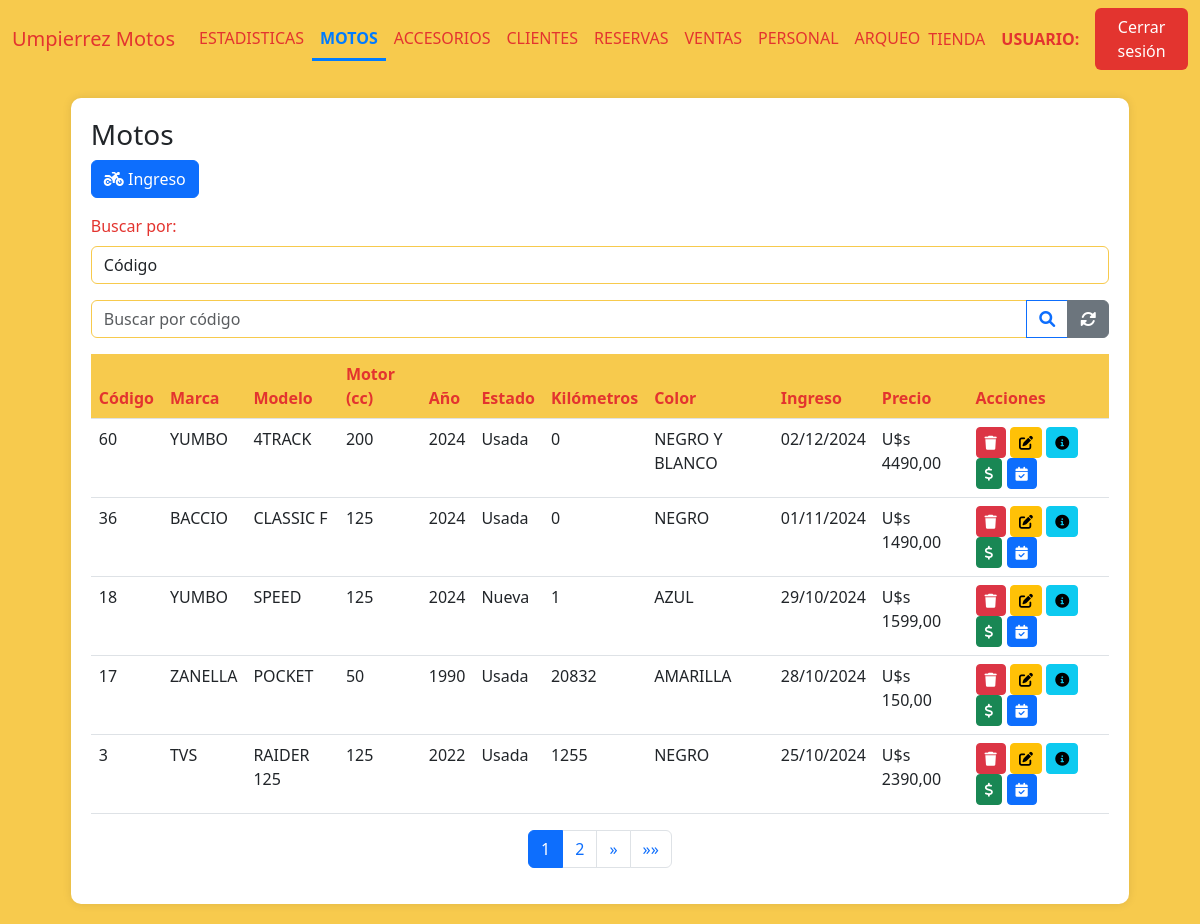
The page /motos (signed in) on the database as committed earlier.
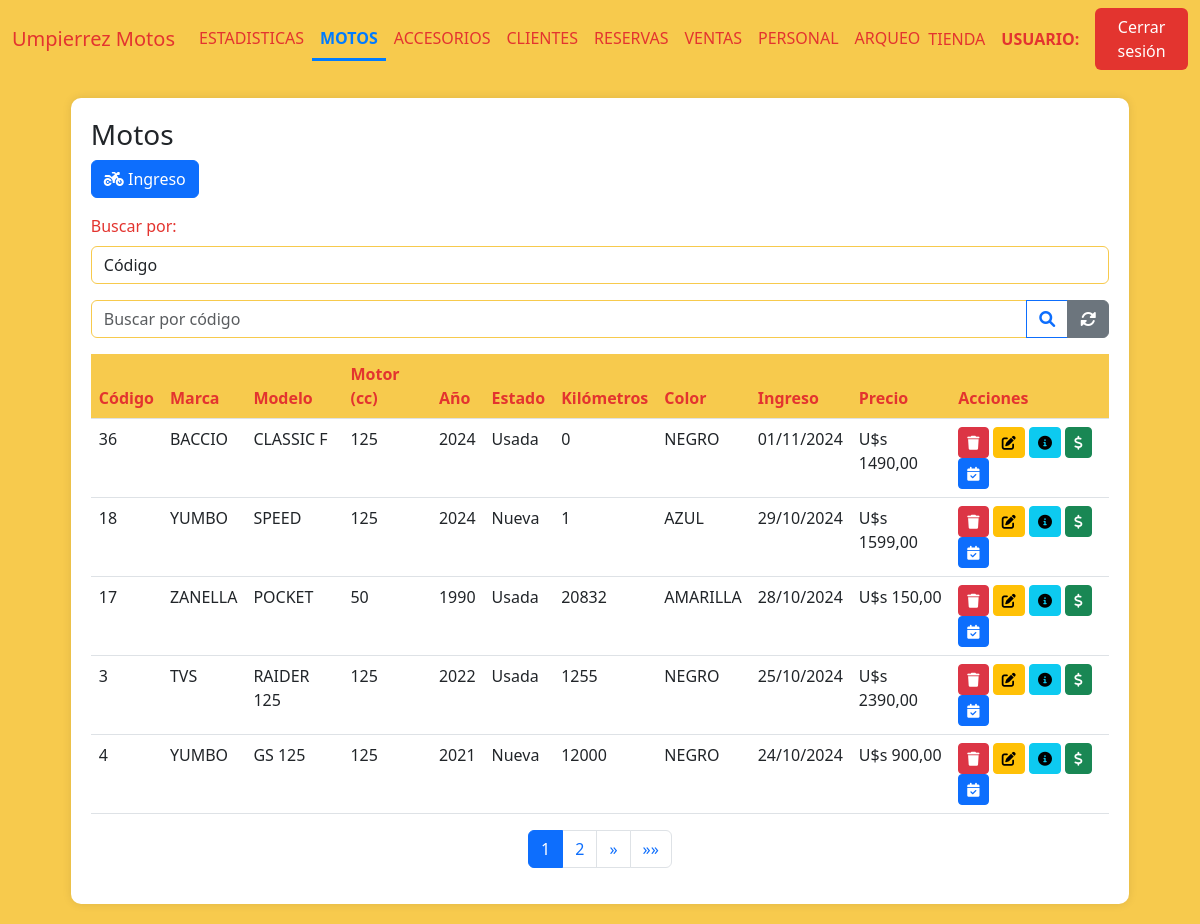
The same page on the database as committed later.
### AppUM/models.py (models this page shows)
class Moto(models.Model):
    marca = models.CharField(max_length=20)
    modelo = models.CharField(max_length=20)
    anio = models.IntegerField()
    motor = models.IntegerField()
    estado = models.CharField(max_length=10)
    kilometros = models.IntegerField()
    precio = models.DecimalField(max_digits=10, decimal_places=2)
    color = models.CharField(max_length=20)
    num_motor = models.CharField(max_length=40, unique=True)
    num_chasis = models.CharField(max_length=40, unique=True)
    num_cilindros = models.IntegerField(default=1)
    cantidad_pasajeros = models.IntegerField(default=2)
    foto = models.ImageField(null=True, blank=True, upload_to="motos/fotos/")
    pertenece_tienda = models.BooleanField()
    pertenece_taller = models.BooleanField()
    identificacion_pdf = models.FileField(upload_to='motos/pdfs/', null=True, blank=True)
    observaciones = models.TextField(null=True, blank=True)
    fecha_ingreso = models.DateTimeField(auto_now_add=True)
    moneda_precio = models.CharField(max_length=10,default=True,null=True)
    tipo = models.CharField(max_length=20,blank=True)

### AppUM/decorators.py (the view)
    def _wrapped_view(request, *args, **kwargs):
        user = request.user
        if user.is_authenticated:
            usuario_consulta = Personal.objects.filter(usuario=user.username).first()
            if usuario_consulta:
                if Administrativo.objects.filter(personal_ptr_id=usuario_consulta.id,activo=1).exists():
                    return view_func(request, *args, **kwargs)
                else:
                    raise PermissionDenied
            else:
                return view_func(request, *args, **kwargs)
        else:
            return redirect('Login')  # Redirigir al login si no está autenticado

### AppUM/functions.py (called while the page is built)
def funcion_paginas_varias(req,instancia_model):
    paginator = Paginator(instancia_model, 5)  # 5 motos por página
    page_number = req.GET.get('page')  # Obtiene el número de página desde la URL
    page_obj = paginator.get_page(page_number)
    return page_obj

### AppUM/views.py (called while the page is built)
@admin_required
def vista_inventario_motos(req):
    motos = Moto.objects.filter(pertenece_tienda=1).order_by('-fecha_ingreso')
    logo_um = Logos.objects.get(id=1)
    page_obj = funcion_paginas_varias(req,motos)
    return render(req,"perfil_administrativo/motos/motos.html",{'page_obj': page_obj,"motos":motos,"logo_um":logo_um.logo_UM.url if logo_um.logo_UM else None,"active_page": 'Motos'})

### AppUM/templates/perfil_administrativo/motos/motos.html (shortened to what the changed rows need)
{% extends "perfil_administrativo/padre_perfil_administrativo.html" %}
{% load static %}
{% block contenidoQueCambia %}
<link href="https://cdnjs.cloudflare.com/ajax/libs/font-awesome/6.0.0/css/all.min.css" rel="stylesheet">
<link href="https://cdn.jsdelivr.net/npm/bootstrap-icons@1.10.0/font/bootstrap-icons.css" rel="stylesheet">
<div class="table-container" id="inventarios">
    <table class="table">
        <thead>
            <tr>
                <th>Código</th>
                <th>Marca</th>
                <th>Modelo</th>
                <th>Motor (cc)</th>
                <th>Año</th>
                <th>Estado</th>
                <th>Kilómetros</th>
                <th>Color</th>
                <th>Ingreso</th>
                <th>Precio</th>
                <th>Acciones</th>
            </tr>
        </thead>
        <tbody>
            {% if page_obj %}
                {% for moto in page_obj %}
                <tr>
                    <td>{{ moto.id }}</td>
                    <td>{{ moto.marca }}</td>
                    <td>{{ moto.modelo }}</td>
                    <td>{{ moto.motor }}</td>
                    <td>{{ moto.anio }}</td>
                    <td>{{ moto.estado }}</td>
                    <td>{{ moto.kilometros }}</td>
                    <td>{{ moto.color }}</td>
                    <td>{{ moto.fecha_ingreso|date:"d/m/Y" }}</td>
                    <td>{% if moto.moneda_precio == "Pesos" %} $ {{ moto.precio }} {% else %} U$s {{ moto.precio }} {% endif %}</td>
                    <td>
                        <a href="{% url 'MotoBaja' moto.id %}"><button class="btn btn-sm btn-danger"><i class="fas fa-trash"></i></button></a>
                        <a href="{% url 'MotoModificacion' moto.id %}"><button class="btn btn-sm btn-warning"><i class="fas fa-edit"></i></button></a>
                        <a href="{% url 'MotoDetalles' moto.id %}"><button class="btn btn-sm btn-info"><i class="fas fa-info-circle"></i></button></a>
                        <a href="{% url 'MotoVentaForm' moto.id %}"><button class="btn btn-sm btn-success"><i class="fas fa-dollar-sign"></i></button></a>
                        <a href="{% url 'MotoReservaForm' moto.id %}"><button class="btn btn-sm btn-primary"><i class="fas fa-calendar-check"></i></button></a>
                    </td>
                </tr>
                {% endfor %}
            {% else %}
                <tr>
                    <td colspan="9" class="text-center text-muted">
                        No hay registros de motos disponibles.
                    </td>
                </tr>
            {% endif %}
        </tbody>
    </table>
    <nav aria-label="Page navigation">
        <ul class="pagination justify-content-center">
            {% for num in page_obj.paginator.page_range %}
            <li class="page-item {% if page_obj.number == num %}active{% endif %}">
                <a class="page-link" href="?page={{ num }}">{{ num }}</a>
            </li>
            {% endfor %}
        </ul>
    </nav>
</div>
{% endblock %}

Rows that differ between the two databases and show on the page:
no longer on this page (row edited): Moto: id "60", marca "YUMBO", modelo "4TRACK", motor "200", anio "2024", estado "Usada", kilometros "0", color "NEGRO Y BLANCO", fecha_ingreso "02/12/2024", precio "4490,00"
now on this page (row unchanged): Moto: id "4", marca "YUMBO", modelo "GS 125", motor "125", anio "2021", estado "Nueva", kilometros "12000", color "NEGRO", fecha_ingreso "24/10/2024", precio "900,00"
